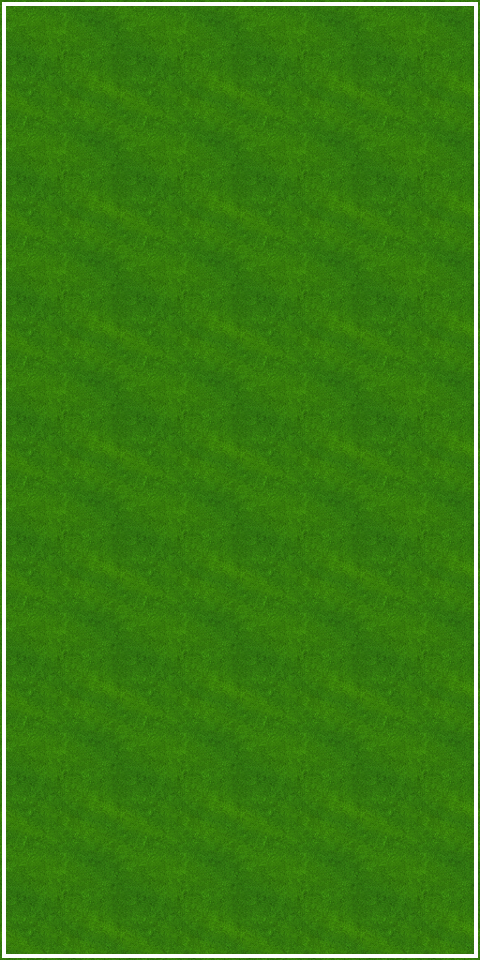

A level layout from a 2D game, rendered from its tile map. Below: a short description, then the map file with tile-grid data replaced by summaries:
An orthogonal 4x8 tile map with 120x120 px tiles, 1 tile layer (Capa de Patrones 1).

<map version="1.0" orientation="orthogonal" width="4" height="8" tilewidth="120" tileheight="120">
<tileset firstgid="1" name="background" tilewidth="120" tileheight="120">
<image source="gfx/background_tile.png" />
</tileset>
<layer name="Capa de Patrones 1" width="4" height="8">
<data>[32 cells, 32 non-empty, 9 distinct tile ids]</data>
</layer>
</map>